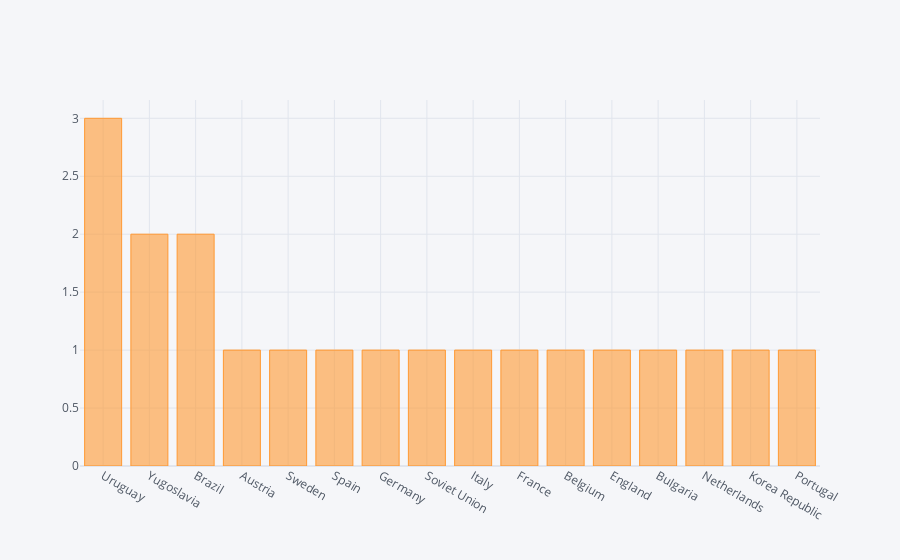

The notebook cell saved with this chart:
### Code cell
world_cups['Fourth'].value_counts().iplot(kind='bar')

### Figure 1 — Plotly figure (JSON) as saved in the notebook; plotly's stock layout.template omitted (floating-point values rounded to 4 significant figures)
{"data": [{"marker": {"color": "rgba(255, 153, 51, 0.6)", "line": {"color": "rgba(255, 153, 51, 1.0)", "width": 1}}, "name": "Fourth", "orientation": "v", "text": "", "type": "bar", "x": ["Uruguay", "Yugoslavia", "Brazil", "Austria", "Sweden", "Spain", "Germany", "Soviet Union", "Italy", "France", "Belgium", "England", "Bulgaria", "Netherlands", "Korea Republic", "Portugal"], "y": [3, 2, 2, 1, 1, 1, 1, 1, 1, 1, 1, 1, 1, 1, 1, 1]}], "layout": {"autosize": true, "legend": {"bgcolor": "#F5F6F9", "font": {"color": "#4D5663"}}, "paper_bgcolor": "#F5F6F9", "plot_bgcolor": "#F5F6F9", "title": {"font": {"color": "#4D5663"}}, "xaxis": {"autorange": true, "gridcolor": "#E1E5ED", "range": [-0.5, 15.5], "showgrid": true, "tickfont": {"color": "#4D5663"}, "title": {"font": {"color": "#4D5663"}, "text": ""}, "type": "category", "zerolinecolor": "#E1E5ED"}, "yaxis": {"autorange": true, "gridcolor": "#E1E5ED", "range": [0, 3.158], "showgrid": true, "tickfont": {"color": "#4D5663"}, "title": {"font": {"color": "#4D5663"}, "text": ""}, "type": "linear", "zerolinecolor": "#E1E5ED"}}}
